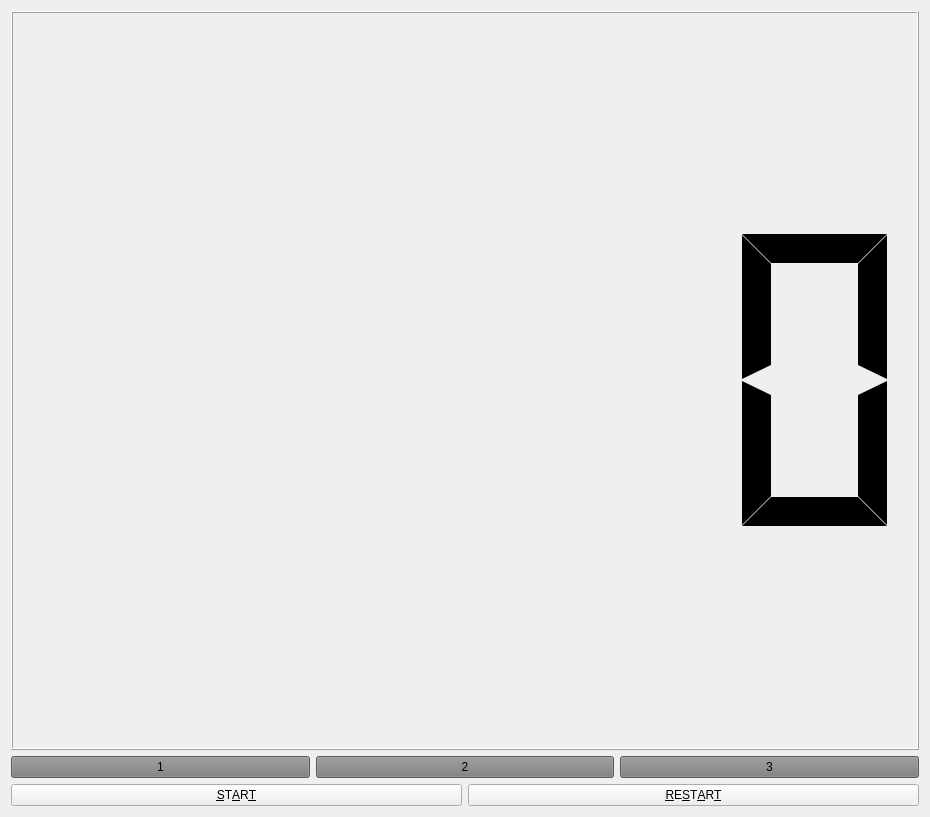
<?xml version="1.0" encoding="UTF-8"?>
<ui version="4.0">
 <class>MyForm</class>
 <widget class="QWidget" name="MyForm">
  <property name="geometry">
   <rect>
    <x>0</x>
    <y>0</y>
    <width>930</width>
    <height>817</height>
   </rect>
  </property>
  <property name="windowTitle">
   <string>Atzar</string>
  </property>
  <layout class="QVBoxLayout" name="verticalLayout_3">
   <item>
    <layout class="QVBoxLayout" name="verticalLayout_2">
     <item>
      <layout class="QVBoxLayout" name="verticalLayout">
       <item>
        <widget class="MyQLCDNumber" name="lcdNumber">
         <property name="mode">
          <enum>QLCDNumber::Dec</enum>
         </property>
         <property name="segmentStyle">
          <enum>QLCDNumber::Flat</enum>
         </property>
        </widget>
       </item>
       <item>
        <layout class="QHBoxLayout" name="horizontalLayout">
         <item>
          <widget class="MyQPushButton" name="pushButton">
           <property name="styleSheet">
            <string notr="true">background-color: rgb(124, 124, 124);</string>
           </property>
           <property name="text">
            <string>1</string>
           </property>
          </widget>
         </item>
         <item>
          <widget class="MyQPushButton" name="pushButton_2">
           <property name="styleSheet">
            <string notr="true">background-color: rgb(124, 124, 124);</string>
           </property>
           <property name="text">
            <string>2</string>
           </property>
          </widget>
         </item>
         <item>
          <widget class="MyQPushButton" name="pushButton_3">
           <property name="styleSheet">
            <string notr="true">background-color: rgb(124, 124, 124);</string>
           </property>
           <property name="text">
            <string>3</string>
           </property>
          </widget>
         </item>
        </layout>
       </item>
      </layout>
     </item>
     <item>
      <layout class="QHBoxLayout" name="horizontalLayout_2">
       <item>
        <widget class="MyQPushButton" name="pushButton_4">
         <property name="text">
          <string>&amp;ST&amp;AR&amp;T</string>
         </property>
         <property name="shortcut">
          <string>Alt+S</string>
         </property>
        </widget>
       </item>
       <item>
        <widget class="QPushButton" name="pushButton_5">
         <property name="text">
          <string>&amp;RE&amp;ST&amp;AR&amp;T</string>
         </property>
         <property name="shortcut">
          <string>Alt+R</string>
         </property>
        </widget>
       </item>
      </layout>
     </item>
    </layout>
   </item>
  </layout>
 </widget>
 <customwidgets>
  <customwidget>
   <class>MyQPushButton</class>
   <extends>QPushButton</extends>
   <header>MyQPushButton.h</header>
   <slots>
    <signal>incrementarTrios()</signal>
    <signal>asigStart()</signal>
    <signal>restartTOT()</signal>
    <slot>assignarRand()</slot>
    <slot>asignarStart()</slot>
    <slot>RESTART()</slot>
   </slots>
  </customwidget>
  <customwidget>
   <class>MyQLCDNumber</class>
   <extends>QLCDNumber</extends>
   <header>MyQLCDNumber.h</header>
   <slots>
    <slot>incrementarTrios()</slot>
    <slot>zero()</slot>
   </slots>
  </customwidget>
 </customwidgets>
 <resources/>
 <connections>
  <connection>
   <sender>pushButton_2</sender>
   <signal>clicked()</signal>
   <receiver>pushButton_2</receiver>
   <slot>assignarRand()</slot>
   <hints>
    <hint type="sourcelabel">
     <x>613</x>
     <y>319</y>
    </hint>
    <hint type="destinationlabel">
     <x>613</x>
     <y>319</y>
    </hint>
   </hints>
  </connection>
  <connection>
   <sender>pushButton_3</sender>
   <signal>clicked()</signal>
   <receiver>pushButton_3</receiver>
   <slot>assignarRand()</slot>
   <hints>
    <hint type="sourcelabel">
     <x>917</x>
     <y>319</y>
    </hint>
    <hint type="destinationlabel">
     <x>917</x>
     <y>319</y>
    </hint>
   </hints>
  </connection>
  <connection>
   <sender>pushButton_2</sender>
   <signal>incrementarTrios()</signal>
   <receiver>lcdNumber</receiver>
   <slot>incrementarTrios()</slot>
   <hints>
    <hint type="sourcelabel">
     <x>613</x>
     <y>319</y>
    </hint>
    <hint type="destinationlabel">
     <x>433</x>
     <y>138</y>
    </hint>
   </hints>
  </connection>
  <connection>
   <sender>pushButton_3</sender>
   <signal>incrementarTrios()</signal>
   <receiver>lcdNumber</receiver>
   <slot>incrementarTrios()</slot>
   <hints>
    <hint type="sourcelabel">
     <x>917</x>
     <y>319</y>
    </hint>
    <hint type="destinationlabel">
     <x>449</x>
     <y>138</y>
    </hint>
   </hints>
  </connection>
  <connection>
   <sender>pushButton_4</sender>
   <signal>clicked()</signal>
   <receiver>pushButton</receiver>
   <slot>asignarStart()</slot>
   <hints>
    <hint type="sourcelabel">
     <x>386</x>
     <y>621</y>
    </hint>
    <hint type="destinationlabel">
     <x>115</x>
     <y>319</y>
    </hint>
   </hints>
  </connection>
  <connection>
   <sender>pushButton</sender>
   <signal>asigStart()</signal>
   <receiver>pushButton_2</receiver>
   <slot>asignarStart()</slot>
   <hints>
    <hint type="sourcelabel">
     <x>197</x>
     <y>319</y>
    </hint>
    <hint type="destinationlabel">
     <x>613</x>
     <y>319</y>
    </hint>
   </hints>
  </connection>
  <connection>
   <sender>pushButton_2</sender>
   <signal>asigStart()</signal>
   <receiver>pushButton_3</receiver>
   <slot>assignarRand()</slot>
   <hints>
    <hint type="sourcelabel">
     <x>613</x>
     <y>319</y>
    </hint>
    <hint type="destinationlabel">
     <x>917</x>
     <y>319</y>
    </hint>
   </hints>
  </connection>
  <connection>
   <sender>pushButton_5</sender>
   <signal>clicked()</signal>
   <receiver>pushButton_2</receiver>
   <slot>RESTART()</slot>
   <hints>
    <hint type="sourcelabel">
     <x>918</x>
     <y>621</y>
    </hint>
    <hint type="destinationlabel">
     <x>613</x>
     <y>319</y>
    </hint>
   </hints>
  </connection>
  <connection>
   <sender>pushButton_5</sender>
   <signal>clicked()</signal>
   <receiver>pushButton_3</receiver>
   <slot>RESTART()</slot>
   <hints>
    <hint type="sourcelabel">
     <x>918</x>
     <y>621</y>
    </hint>
    <hint type="destinationlabel">
     <x>917</x>
     <y>319</y>
    </hint>
   </hints>
  </connection>
  <connection>
   <sender>pushButton_5</sender>
   <signal>clicked()</signal>
   <receiver>lcdNumber</receiver>
   <slot>zero()</slot>
   <hints>
    <hint type="sourcelabel">
     <x>918</x>
     <y>621</y>
    </hint>
    <hint type="destinationlabel">
     <x>454</x>
     <y>137</y>
    </hint>
   </hints>
  </connection>
  <connection>
   <sender>pushButton</sender>
   <signal>incrementarTrios()</signal>
   <receiver>lcdNumber</receiver>
   <slot>incrementarTrios()</slot>
   <hints>
    <hint type="sourcelabel">
     <x>163</x>
     <y>319</y>
    </hint>
    <hint type="destinationlabel">
     <x>405</x>
     <y>128</y>
    </hint>
   </hints>
  </connection>
  <connection>
   <sender>pushButton_5</sender>
   <signal>clicked()</signal>
   <receiver>pushButton</receiver>
   <slot>RESTART()</slot>
   <hints>
    <hint type="sourcelabel">
     <x>918</x>
     <y>621</y>
    </hint>
    <hint type="destinationlabel">
     <x>192</x>
     <y>319</y>
    </hint>
   </hints>
  </connection>
  <connection>
   <sender>pushButton</sender>
   <signal>clicked()</signal>
   <receiver>pushButton</receiver>
   <slot>assignarRand()</slot>
   <hints>
    <hint type="sourcelabel">
     <x>134</x>
     <y>319</y>
    </hint>
    <hint type="destinationlabel">
     <x>181</x>
     <y>319</y>
    </hint>
   </hints>
  </connection>
 </connections>
</ui>
